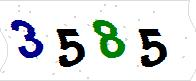
#> input picture input/test/1503567241894284.jpg, 196 x 81 px; its folder holds only this picture in this run
$ python extractFeature.py   (Python 2 division)
#> lines starting #> are read from the running program, lines starting #| are printed output that depends on the picture
# -*- coding: utf-8 -*-

import requests
import time
import os
import sys
import shutil
import numpy as np
from PIL import Image, ImageFilter, ImageEnhance
from pytesseract import *


PROJECT_HOME = os.path.abspath('.')
DATA_HOME = os.path.join(PROJECT_HOME, 'input/test')

category_dirs = DATA_HOME + '/category'
cut_dirs = DATA_HOME + '/cut'
train_data_file = DATA_HOME + '/train_data.txt'

# [14 lines left out: functions downloads_pic, downloading, not called in this run]

def segment(im):
    s = 9  # hori.. start
    t = 0 # top
    w = 44 # width
    h = 81 # height
    im_new = []
    # first digit

    im1 = im.crop((9, 0, 9+44, 81)) #left, top, right, bottom
    im2 = im.crop((46, 0, 46+44, 81)) #left, top, right, bottom
    im3 = im.crop((91, 0, 91+44, 81)) #left, top, right, bottom
    im4 = im.crop((130, 0, 130+44, 81)) #left, top, right, bottom
    im_new.append(im1)
    im_new.append(im2)
    im_new.append(im3)
    im_new.append(im4)

    #for i in range(4):
    #    im1 = im.crop((s+w*i, t, t+w*(i+1), h))
    #    im_new.append(im1)
    return im_new

def imgTransfer(f_name):
    im = Image.open(f_name)
    im = im.filter(ImageFilter.MedianFilter())
    enhancer = ImageEnhance.Contrast(im)
    im = im.convert('L')

    return im

def cutPictures(img, dest_dir):
    im = imgTransfer(img)
    pics = segment(im)
    for pic in pics:
        path = dest_dir + '/%s.jpg'%(int(time.time() * 1000000))
        pic.save(path, 'jpeg')

def cuting():
    #cutPictures('/home/wxg/blockchain/captcha-recognition/input/1503544554541331.jpg')
    #return

    path = DATA_HOME
    for img in os.listdir(path):
        if not img.endswith('.jpg'):
            continue
        img_path = os.path.join(path, img)
        cutPictures(img_path, cut_dirs)
#> in imgTransfer, im is the input picture: PIL image 196x81 RGB; mean R, G, B 218, 222.7, 221.5
#> in imgTransfer, `im = im.filter(ImageFilter.MedianFilter())`:
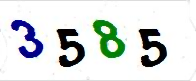
#> im: PIL image 196x81 RGB; mean R, G, B 218.7, 223.6, 222.4
#> in imgTransfer, `im = im.convert('L')`:
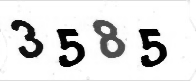
#> im: PIL image 196x81 L; min 0, max 255, mean 222
#> in segment, `im1 = im.crop((9, 0, 9+44, 81))`:
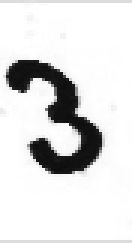
#> im1: PIL image 44x81 L (shown 3 times larger); min 14, max 255, mean 221.5
#> in segment, `im2 = im.crop((46, 0, 46+44, 81))`:
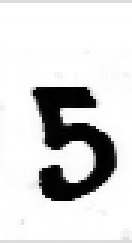
#> im2: PIL image 44x81 L (shown 3 times larger); min 0, max 255, mean 214.4
#> in segment, `im3 = im.crop((91, 0, 91+44, 81))`:
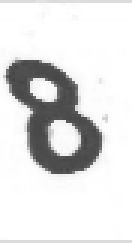
#> im3: PIL image 44x81 L (shown 3 times larger); min 69, max 255, mean 223.1
#> in segment, `im4 = im.crop((130, 0, 130+44, 81))`:
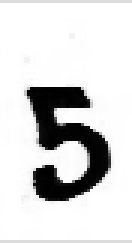
#> im4: PIL image 44x81 L (shown 3 times larger); min 0, max 255, mean 214.7
#> in cutPictures, `pics = segment(im)`: pics = 4 items
#> the loop in cutPictures, `for pic in pics:` made 4 passes


# [32 lines left out: functions getBinayPix, extractFeature, not called in this run]

if __name__ == '__main__':
    #downloading()
    cuting()
    #extractFeature()

$ run again, on input/test/1503567245163608.jpg
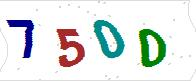
#> input picture input/test/1503567245163608.jpg, 196 x 81 px
#> in imgTransfer, im is the input picture: PIL image 196x81 RGB; mean R, G, B 224.7, 230.1, 228.4
#> in imgTransfer, `im = im.convert('L')`:
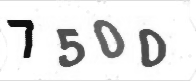
#> im: PIL image 196x81 L; min 12, max 255, mean 229.2
#> in segment, `im4 = im.crop((130, 0, 130+44, 81))`:
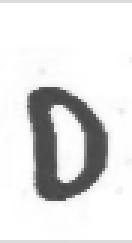
#> im4: PIL image 44x81 L (shown 3 times larger); min 69, max 255, mean 224.5
#> pics = 4 items
#> the loop in cutPictures, `for pic in pics:` made 4 passes

$ run again, on input/test/1503567247389500.jpg
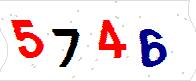
#> input picture input/test/1503567247389500.jpg, 196 x 81 px
#> in imgTransfer, im is the input picture: PIL image 196x81 RGB; mean R, G, B 235.4, 220.6, 224.7
#> in imgTransfer, `im = im.convert('L')`:
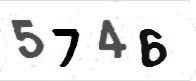
#> im: PIL image 196x81 L; min 0, max 255, mean 226.4
#> in segment, `im4 = im.crop((130, 0, 130+44, 81))`:
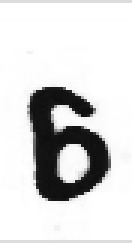
#> im4: PIL image 44x81 L (shown 3 times larger); min 14, max 255, mean 214
#> pics = 4 items
#> the loop in cutPictures, `for pic in pics:` made 4 passes

$ run again, on input/test/1503567250861532.jpg
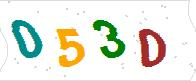
#> input picture input/test/1503567250861532.jpg, 196 x 81 px
#> in imgTransfer, im is the input picture: PIL image 196x81 RGB; mean R, G, B 231.6, 233.5, 223.7
#> in imgTransfer, `im = im.convert('L')`:
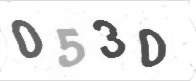
#> im: PIL image 196x81 L; min 70, max 255, mean 232.8
#> in segment, `im4 = im.crop((130, 0, 130+44, 81))`:
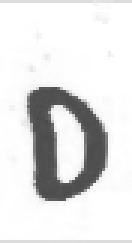
#> im4: PIL image 44x81 L (shown 3 times larger); min 73, max 255, mean 224.8
#> pics = 4 items
#> the loop in cutPictures, `for pic in pics:` made 4 passes
